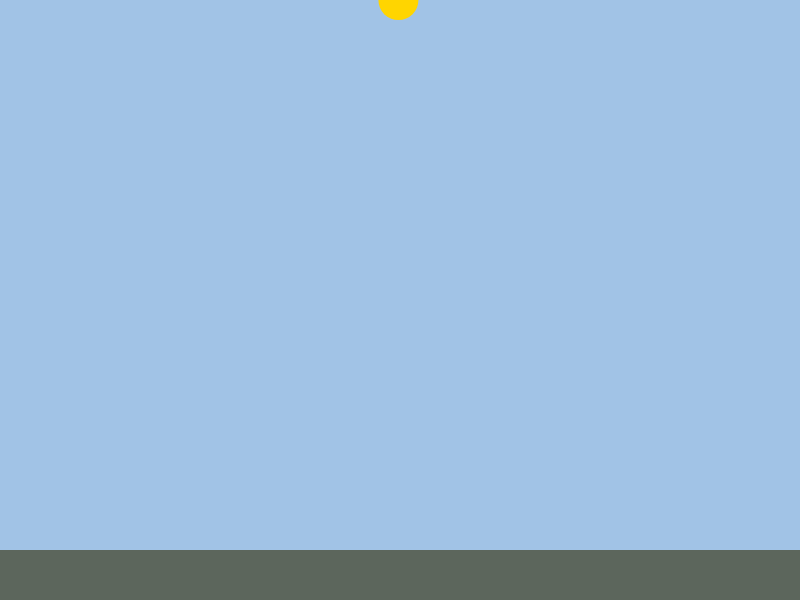
Frame 1 (no input)
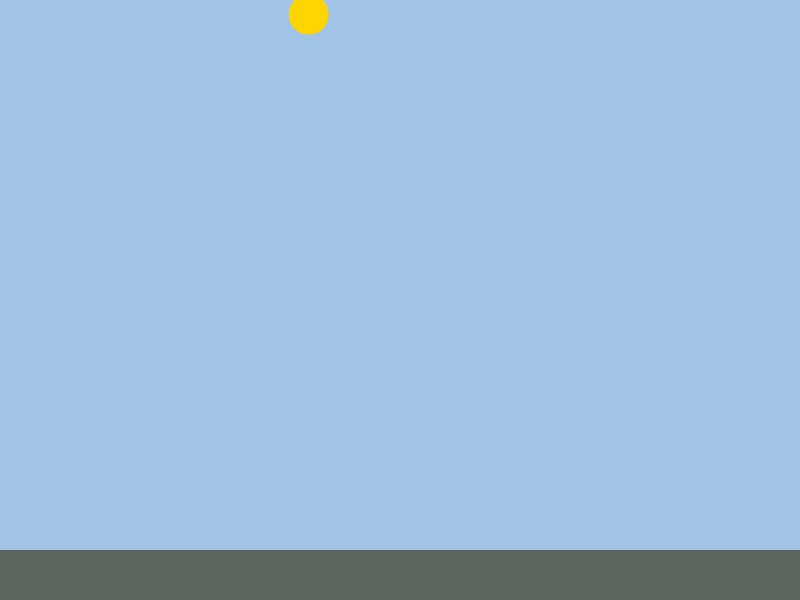
Frame 60 (no input)
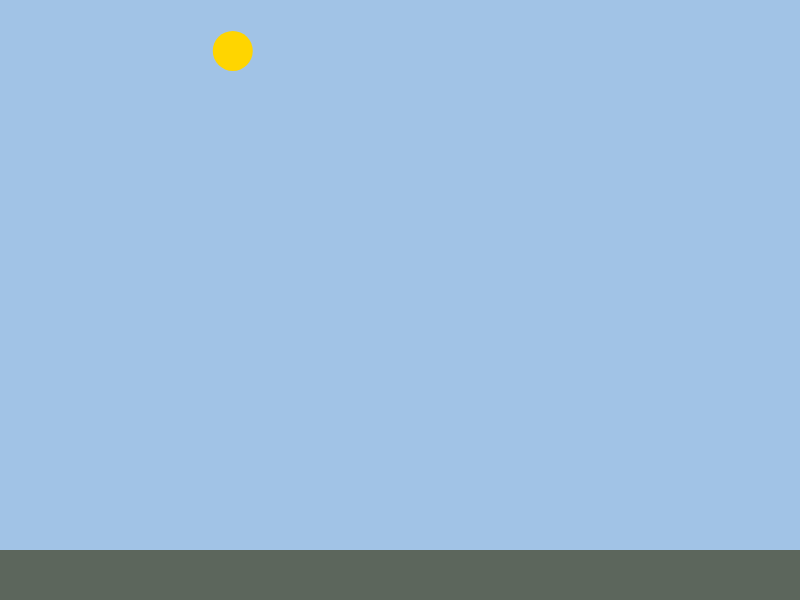
Frame 120 (the mouse pressed at the canvas centre since frame 60)

The p5.js sketch that drew these frames (run headless with seeded random() and noise() and a simulated clock; from frame 60 on, the mouse is pressed at the canvas centre):

// p5.js sketch
// ── sketch.js
let sun;
let plants = [];

function setup() {
  createCanvas(800, 600);
  colorMode(HSB, 360, 100, 100);
  sun = new Sun();
}

function draw() {
  background(210, 30, 90);

  // 地面
  noStroke();
  fill(120, 10, 40);
  rect(0, height - 50, width, 50);

  sun.move();
  sun.display();

  // 更新/绘制
  for (let p of plants) p.leanToSun(sun);
  for (let p of plants) {
    p.grow(sun, plants);
    p.display();
  }
}

function mousePressed() {
  if (mouseY > height - 60) plants.push(new Plant(mouseX, height - 50));
}

/* ---------------- Sun ---------------- */
class Sun {
  constructor() {
    this.angle = PI / 4;
    this.intensity = 1.0;
    this.radius = 300;
  }
  move() {
    this.angle = map(sin(frameCount * 0.005), -1, 1, PI / 6, (5 * PI) / 6);
  }
  getPos() {
    const x = width / 2 + this.radius * cos(this.angle);
    const y = height / 2 - this.radius * sin(this.angle);
    return createVector(x, y);
  }
  dirVector() {
    return createVector(-cos(this.angle), sin(this.angle)).normalize();
  }
  display() {
    const pos = this.getPos();
    noStroke();
    fill(50, 100, 100);
    circle(pos.x, pos.y, 40);
  }
}

/* ---------------- Plant ---------------- */
class Plant {
  constructor(x, y) {
    this.base = createVector(x, y);
    this.height = random(20, 40);
    this.angle = -PI / 2;
    this.lightReceived = 0;

    // 视觉/生长参数
    this.stemHue = 120;
    this.stemSat = 80;
    this.stemBri = 80;
    this.baseGrowth = 0.6;
    this.turnSpeed = 0.02;
    this.maxHeight = this.base.y - 200; // 不碰顶
    this.stemWidth = 6;
  }

  stemDir() {
    const theta = this.angle + PI / 2;
    return createVector(sin(theta), -cos(theta));
  }
  tipPos() {
    const dir = this.stemDir();
    return p5.Vector.add(this.base, p5.Vector.mult(dir, this.height));
  }

  leanToSun(sun) {
    const tip = this.tipPos();
    const sPos = sun.getPos();
    const targetAngle = atan2(sPos.y - tip.y, sPos.x - tip.x);
    this.angle = lerp(this.angle, targetAngle, this.turnSpeed);
  }

  grow(sun, others) {
    const sPos = sun.getPos();
    const sDir = sun.dirVector();
    const tip  = this.tipPos();

    const vST = p5.Vector.sub(tip, sPos);
    const along = vST.dot(sDir);
    let dirFactor = 0;
    if (along > 0) {
      const cosTheta = constrain(
        p5.Vector.dot(vST.copy().normalize(), sDir),
        0, 1
      );
      dirFactor = cosTheta;
    }

    // 遮挡
    let occlusion = 0;
    const occlWidth = 8;
    for (const other of others) {
      if (other === this) continue;
      const otherTip = other.tipPos();
      const vSO = p5.Vector.sub(otherTip, sPos);
      const t_j = vSO.dot(sDir);
      const t_i = along;
      if (t_j > 0 && t_j < t_i) {
        const dPerp = p5.Vector.sub(vSO, p5.Vector.mult(sDir, t_j)).mag();
        if (dPerp < occlWidth + this.stemWidth * 0.5) {
          const heightFactor = constrain(other.height / max(1, this.height), 0.6, 1.6);
          occlusion += 0.35 * heightFactor;
        }
      }
    }
    const occlFactor = exp(-occlusion);

    this.lightReceived = sun.intensity * dirFactor * occlFactor;

    // Logistic 生长：越高越慢
    const logistic = max(0, 1 - this.height / this.maxHeight);
    const growth = this.baseGrowth * this.lightReceived * logistic;
    this.height += growth;
    this.height = constrain(this.height, 0, this.maxHeight);

    this.stemBri = map(this.lightReceived, 0, 1, 50, 95, true);
    this.stemSat = map(this.lightReceived, 0, 1, 40, 85, true);
  }

  display() {
    const tip = this.tipPos();
    const dir = this.stemDir();

    // 茎
    stroke(this.stemHue, this.stemSat, this.stemBri);
    strokeWeight(this.stemWidth);
    line(this.base.x, this.base.y, tip.x, tip.y);

    // ===== 🌱 芽叶：数量随高度变化 =====
    // 叶子对数：高度从 30 → maxHeight 对应 1 → 6 对
    const pairs = constrain(floor(map(this.height, 30, this.maxHeight, 1, 3)), 1, 3);
    const baseGap = this.height / (pairs + 1); // 叶柄在茎上的间距
    const open = 0.45; // 左右张开角

    // 茎的法向量（左右）
    const leftN  = createVector(-dir.y, dir.x);
    const rightN = createVector(dir.y, -dir.x);

    noStroke();
    const leafHue = 120;
    const leafSat = clamp(this.stemSat + 10, 0, 100);
    const leafBri = clamp(this.stemBri + 8, 0, 100);
    fill(leafHue, leafSat, leafBri);

    for (let i = 1; i <= pairs; i++) {
      // 叶子沿茎的位置（从顶端往下）
      const attachDist = baseGap * i;
      const anchor = p5.Vector.sub(tip, p5.Vector.mult(dir, attachDist));

      // 叶片尺寸随整体高度轻微增大
      const leafLen = constrain(map(this.height, 30, this.maxHeight, 14, 28), 12, 28);
      const leafWid = leafLen * 0.55;

      // 左叶（🌱泪滴/芽形）
      drawSproutLeaf(anchor, dir, -open, leafLen, leafWid, leftN);

      // 右叶
      drawSproutLeaf(anchor, dir, +open, leafLen, leafWid, rightN);
    }

    // 顶芽
    noStroke();
    fill(leafHue, leafSat, clamp(leafBri + 5, 0, 100));
    circle(tip.x, tip.y, 12);
  }
}

/* --------- 🌱 叶片绘制（芽/泪滴形） ---------
   anchor: 叶柄锚点
   dir    : 茎方向（单位向量）
   open   : 张开角（左右 ±）
   len/w  : 叶长/叶宽
   sideN  : 左右法向，用于轻微外移
------------------------------------------------ */
function drawSproutLeaf(anchor, dir, open, len, wid, sideN) {
  // 叶柄稍微向外偏移一点点，使两片不重叠
  const offset = p5.Vector.add(anchor, p5.Vector.mult(sideN, 0.2 * wid));

  // 叶子的朝向：围绕茎方向微微张开
  const ang = atan2(dir.y, dir.x) + PI + open;

  push();
  translate(offset.x, offset.y);
  rotate(ang);

  // 芽形（泪滴）：用 4 段 bezier 形成圆润的尖头+饱满叶身
  beginShape();
  // 基点（靠近茎）
  vertex(0, 0);
  // 左半边
  bezierVertex(-wid * 0.9, -len * 0.15,  -wid, -len * 0.55,  0, -len);
  // 右半边
  bezierVertex( wid, -len * 0.55,  wid * 0.9, -len * 0.15,  0, 0);
  endShape(CLOSE);
  pop();
}

/* ---------------- utils ---------------- */
function clamp(v, a, b) { return max(a, min(b, v)); }
